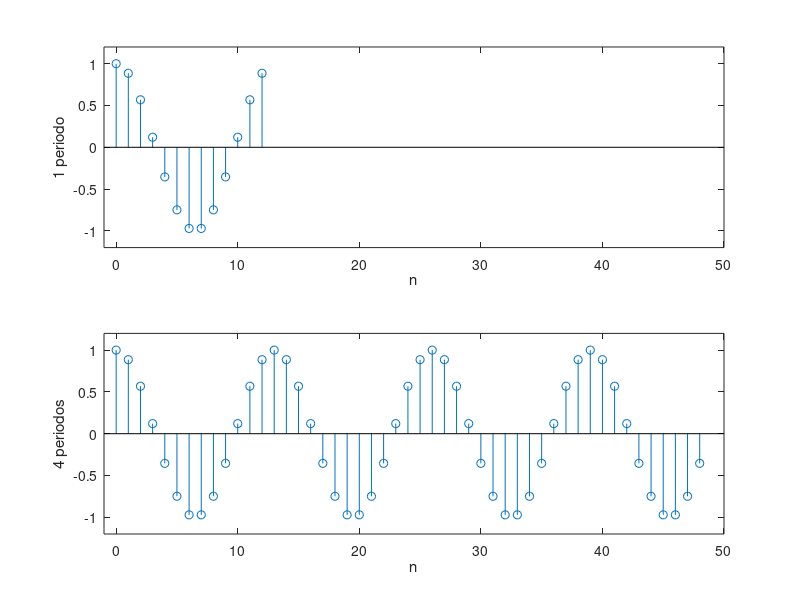

MATLAB code to generate this figure:
%% 5.2. Power

nx = 0:1:48;
x = cos(nx * 2 * pi/13);
figure
subplot(2,1,1)
stem(nx(1:13), x(1:13)); % We represent 13 samples (one period)
axis([-1 50 -1.2 1.2]);
xlabel('n');
ylabel('1 periodo');
subplot(2,1,2)
stem(nx(1:end), x(1:end)); % We represent four periods of x
axis([-1 50 -1.2 1.2]);
xlabel('n');
ylabel('4 periodos');
Power_one_period = mean(abs(x(1:13)).^2)
Power_three_periods = mean(abs(x(8:43)).^2)
Power = mean(abs(x).^2) 